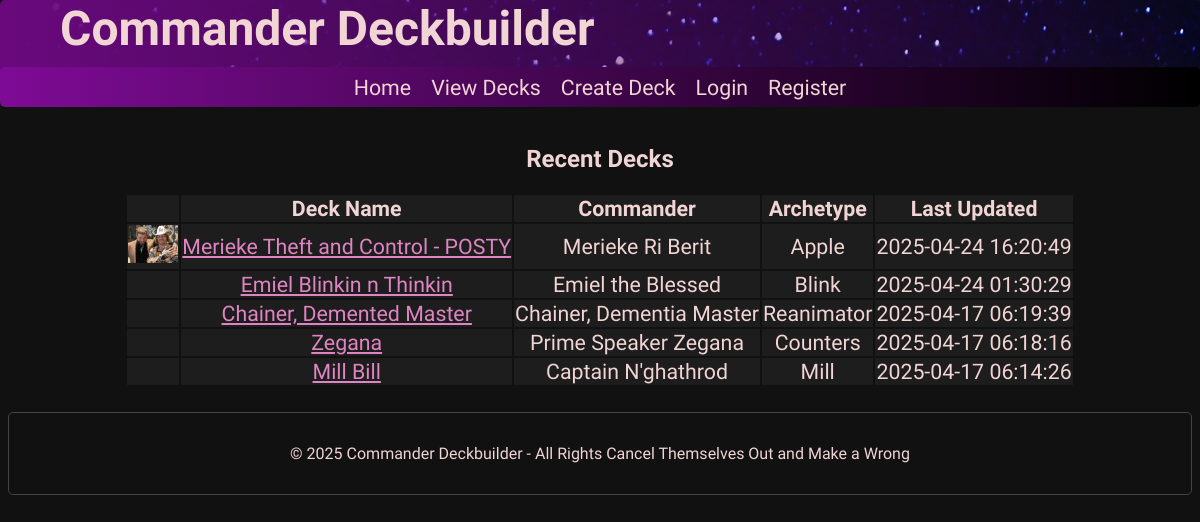
The page / on the database its author committed.
### tables this page shows
CREATE TABLE `decks` (
  `deck_id` int(11) NOT NULL,
  `user_id` int(11) NOT NULL,
  `title` varchar(500) NOT NULL,
  `description` varchar(10000) NOT NULL,
  `created_at` timestamp NOT NULL DEFAULT current_timestamp(),
  `updated_at` timestamp NOT NULL DEFAULT current_timestamp() ON UPDATE current_timestamp(),
  `archetype_id` int(11) NOT NULL,
  `card_id` int(11) NOT NULL
);

CREATE TABLE `cards` (
  `card_id` int(11) NOT NULL,
  `name` varchar(255) NOT NULL,
  `type` varchar(255) NOT NULL,
  `mana_cost` varchar(255) NOT NULL,
  `text` varchar(1000) NOT NULL,
  `power` varchar(3) DEFAULT NULL,
  `toughness` varchar(3) DEFAULT NULL,
  `image_url` varchar(255) DEFAULT NULL,
  `cmc` int(2) NOT NULL
);

CREATE TABLE `archetypes` (
  `archetype_id` int(11) NOT NULL,
  `archetype` varchar(255) NOT NULL
);

### index.php (the view, shortened to what this page needs)
<?php
require('./includes/connect.php');
$query = "SELECT d.deck_id, d.title, d.updated_at, d.archetype_id,
            c.name,
            a.archetype_id, a.archetype,
            i.thumbnail_path
FROM decks d
JOIN cards c
ON d.card_id = c.card_id
JOIN archetypes a
ON a.archetype_id = d.archetype_id
LEFT OUTER JOIN images i
ON d.deck_id = i.deck_id
ORDER BY updated_at DESC LIMIT 5";
$statement = $db -> prepare($query);
$statement -> execute();
$decks = $statement -> fetchAll();
?>
<!DOCTYPE html>
<html lang="en">
    <?php include './includes/head.php'; ?>
    <body>
        <header>
            <h1>Commander Deckbuilder</h1>
            <?php include './includes/navbar.php'; ?>
        </header>
        <main>
            <table>
                <caption><h2>Recent Decks</h2></caption>
                <tr class="deck">
                    <th></th>
                    <th>Deck Name</th>
                    <th>Commander</th>
                    <th>Archetype</th>
                    <th>Last Updated</th>
                </tr>
                <?php foreach ($decks as $deck): ?>
                    <tr class="deck">
                        <td>
                            <?php if ($deck['thumbnail_path']): ?>
                                <img src="<?= str_replace('\\', '/', $deck['thumbnail_path']) ?>" alt="Deck Thumbnail" />
                            <?php endif ?>
                        </td>
                        <td><a href="view_deck.php?id=<?= $deck['deck_id'] ?>"><?= $deck['title'] ?></a></td>
                        <td><?= $deck['name'] ?></td>
                        <td><?= ucwords($deck['archetype']) ?></td>
                        <td><?= $deck['updated_at'] ?></td>
                    </tr>
                <?php endforeach ?>
            </table>
        </main>
        <?php include './includes/footer.php'; ?>
    </body>
</html>

### styles.css (style rules this page uses)
* { box-sizing: border-box; list-style: none; }
html { margin: 0px; padding: 0px; background-color: #111; color: #f1d4d4; font-family: Grenze, Geneva, Tahoma, sans-serif; }
a { color: #df84c2; }
table { margin: 0px auto; }
.deck { margin: 10px; padding: 15px; padding-bottom: 30px; font-size: 16pt; border: 1px solid #c060a1; border-radius: 5px; text-align: center; background-color: #1d1d1d; }
header { margin: 0px auto; top: 0px; left: 50%; transform: translateX(-50%); background-image: linear-gradient( to right, rgba(106, 9, 125, 1), rgba(106, 9, 125, 0) ), url("images/galaxy-banner.png"); width: 100%; height: 100px; border-radius: 5px; position: fixed; }
body { margin-top: 125px; }
header h1 { margin: 0px; padding-top: 0px; padding-left: 5%; font-size: 36pt; }

### rows shown on the page
decks: title "Merieke Theft and Control - POSTY", card.name "Merieke Ri Berit", archetype.archetype "Apple", updated_at "2025-04-24 16:20:49"
decks: title "Emiel Blinkin n Thinkin", card.name "Emiel the Blessed", archetype.archetype "Blink", updated_at "2025-04-24 01:30:29"
decks: title "Chainer, Demented Master", card.name "Chainer, Dementia Master", archetype.archetype "Reanimator", updated_at "2025-04-17 06:19:39"
decks: title "Zegana", card.name "Prime Speaker Zegana", archetype.archetype "Counters", updated_at "2025-04-17 06:18:16"
decks: title "Mill Bill", card.name "Captain N'ghathrod", archetype.archetype "Mill", updated_at "2025-04-17 06:14:26"
